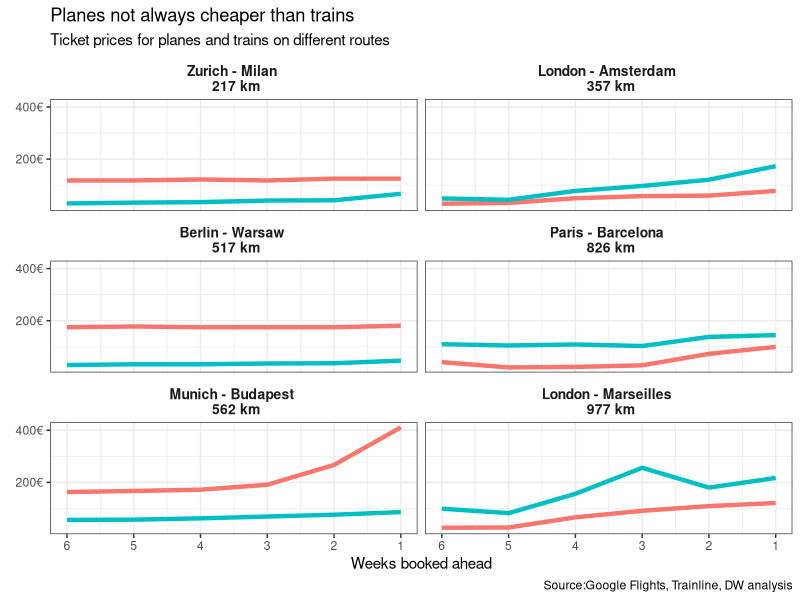

R code for this plot:
## ---- chunk 1
library(dplyr)
library(ggplot2)
library(scales)
library(gridExtra)
library(grid)
## ---- chunk 2
ticket_plane_price<-read.csv("dw_ticket_prices_planes_vs_trains_diffroutes.csv")
str(ticket_plane_price)

#Add in distance variable
ticket_plane_price$Distance[ticket_plane_price$Route=="Zurich-Milan"]<-217
ticket_plane_price$Distance[ticket_plane_price$Route=="London-Amsterdam"]<-357
ticket_plane_price$Distance[ticket_plane_price$Route=="Berlin-Warsaw"]<-517
ticket_plane_price$Distance[ticket_plane_price$Route=="Paris-Barcelona"]<-826
ticket_plane_price$Distance[ticket_plane_price$Route=="Munich-Budapest"]<-562
ticket_plane_price$Distance[ticket_plane_price$Route=="London-Marseille"]<-977
## ---- chunk 3
#create list of custom labels for facet grid
route_labels<-c(
                'Zurich-Milan'="Zurich - Milan \n 217 km",
                'London-Amsterdam'="London - Amsterdam \n 357 km",
                'Berlin-Warsaw'="Berlin - Warsaw \n 517 km",
                'Paris-Barcelona'="Paris - Barcelona \n 826 km",
                'Munich-Budapest'="Munich - Budapest \n 562 km",
                'London-Marseille'="London - Marseilles \n 977 km")

ggplot(data = transform(ticket_plane_price,
                        Route = factor(Route, levels=c("Zurich-Milan",
                                                       "London-Amsterdam",
                                                       "Berlin-Warsaw",
                                                       "Paris-Barcelona",
                                                       "Munich-Budapest",
                                                       "London-Marseille"))))+
  geom_line(aes(x=WeeksAhead,y=Ticket.price, color = Mode), size=1.5)+
  labs(title = "Planes not always cheaper than trains",
       subtitle="Ticket prices for planes and trains on different routes",
       x="Weeks booked ahead", y=element_blank(),
       caption="Source:Google Flights, Trainline, DW analysis")+
  facet_wrap(~Route, ncol=2, labeller = labeller(Route=route_labels))+
  scale_y_continuous(breaks=c(200,400),
                     labels=dollar_format(prefix=element_blank(),suffix="€"))+
  scale_x_reverse(breaks=c(6,5,4,3,2,1))+
  theme_bw()+
  theme(strip.background = element_rect(fill="transparent", color="transparent"),
        strip.text = element_text(size=10,face="bold"),
        legend.position = "none")
